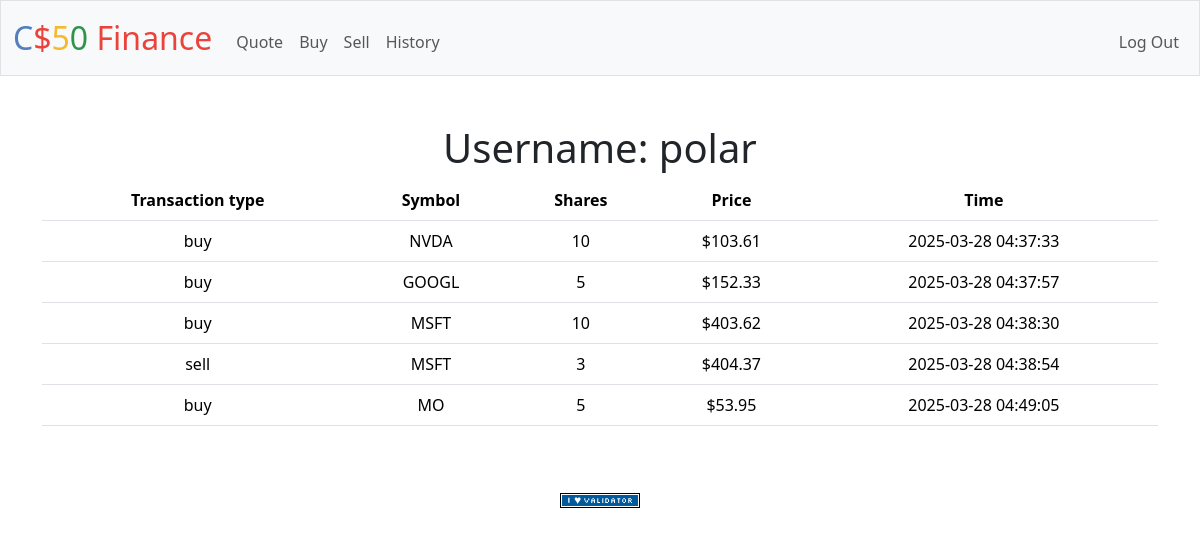
Screenshot of /history (signed in) with the database file from the repository.
### tables this page shows
CREATE TABLE users (id INTEGER PRIMARY KEY AUTOINCREMENT NOT NULL, username TEXT NOT NULL, hash TEXT NOT NULL, cash NUMERIC NOT NULL DEFAULT 10000.00);

CREATE TABLE "purchases" (
    id INTEGER PRIMARY KEY AUTOINCREMENT NOT NULL,
    user_id INTEGER NOT NULL,
    symbol TEXT NOT NULL,
    price NUMBER NOT NULL,
    shares NUMBER NOT NULL,
    transaction_type TEXT CHECK(transaction_type IN ('buy', 'sell')) NOT NULL,
    timestamp DATETIME DEFAULT CURRENT_TIMESTAMP,
    FOREIGN KEY (user_id) REFERENCES users(id)
);

### app.py (the view)
@app.route("/history")
@login_required
def history():
    user = db.execute("SELECT * FROM users WHERE id = ?", session["user_id"])
    history = db.execute(
        "SELECT transaction_type, symbol, price, shares, timestamp FROM purchases WHERE user_id = ?", session["user_id"])
    return render_template("history.html", username=user[0]["username"], history=history)

### app.py (called while the page is built)
@app.after_request
def after_request(response):
    response.headers["Cache-Control"] = "no-cache, no-store, must-revalidate"
    response.headers["Expires"] = 0
    response.headers["Pragma"] = "no-cache"
    return response

### helpers.py (called while the page is built)
def login_required(f):
    @wraps(f)
    def decorated_function(*args, **kwargs):
        if session.get("user_id") is None:
            return redirect("/login")
        return f(*args, **kwargs)
    return decorated_function

def usd(value):
    return f"${value:,.2f}"

### templates/history.html (shortened to what this page needs)
{% extends "layout.html" %}
{% block main %}
    <h1>Username: {{username}}</h1>
    <table class="table">
        <tr>
            <th>Transaction type</th>
            <th>Symbol</th>
            <th>Shares</th>
            <th>Price</th>
            <th>Time</th>
        </tr>
        {% for entry in history %}
            <tr>
                <td>{{entry.transaction_type}}</td>
                <td>{{entry.symbol}}</td>
                <td>{{entry.shares}}</td>
                <td>{{entry.price | usd}}</td>
                <td>{{entry.timestamp}}</td>
            </tr>
        {% endfor %}
    </table>
{% endblock %}

### rows the page displays
users: username "polar"
purchases: transaction_type "buy", symbol "NVDA", shares "10", price "$103.61", timestamp "2025-03-28 04:37:33"
purchases: transaction_type "buy", symbol "GOOGL", shares "5", price "$152.33", timestamp "2025-03-28 04:37:57"
purchases: transaction_type "buy", symbol "MSFT", shares "10", price "$403.62", timestamp "2025-03-28 04:38:30"
purchases: transaction_type "sell", symbol "MSFT", shares "3", price "$404.37", timestamp "2025-03-28 04:38:54"
purchases: transaction_type "buy", symbol "MO", shares "5", price "$53.95", timestamp "2025-03-28 04:49:05"
